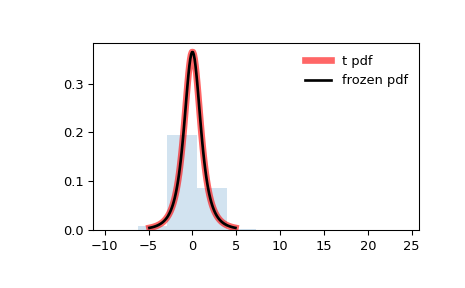

Write Python code to recreate this figure.
from scipy.stats import t
import matplotlib.pyplot as plt
fig, ax = plt.subplots(1, 1)

# Calculate the first four moments:

df = 2.74
mean, var, skew, kurt = t.stats(df, moments='mvsk')

# Display the probability density function (``pdf``):

x = np.linspace(t.ppf(0.01, df),
                t.ppf(0.99, df), 100)
ax.plot(x, t.pdf(x, df),
       'r-', lw=5, alpha=0.6, label='t pdf')

# Alternatively, the distribution object can be called (as a function)
# to fix the shape, location and scale parameters. This returns a "frozen"
# RV object holding the given parameters fixed.

# Freeze the distribution and display the frozen ``pdf``:

rv = t(df)
ax.plot(x, rv.pdf(x), 'k-', lw=2, label='frozen pdf')

# Check accuracy of ``cdf`` and ``ppf``:

vals = t.ppf([0.001, 0.5, 0.999], df)
np.allclose([0.001, 0.5, 0.999], t.cdf(vals, df))
# True

# Generate random numbers:

r = t.rvs(df, size=1000)

# And compare the histogram:

ax.hist(r, density=True, histtype='stepfilled', alpha=0.2)
ax.legend(loc='best', frameon=False)
plt.show()
